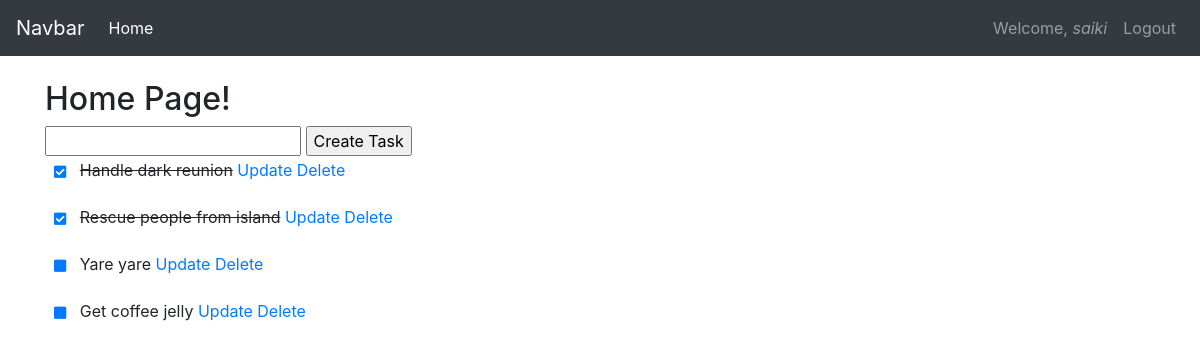
Screenshot of / (signed in) with the database file from the repository.
### task/models.py (models this page shows, shortened)
class Task(models.Model):
	title = models.CharField(max_length=150)
	complete = models.BooleanField(default=False)
	time = models.DateTimeField(auto_now_add=True)
	author = models.ForeignKey(User, on_delete=models.CASCADE)

### task/views.py (the view, shortened to what this page needs)
# urls.py: path('', TaskCreateView.as_view(), name='task-home'),
class TaskCreateView(LoginRequiredMixin, CreateView):
	model = Task
	fields = ['title']
	template_name = 'task/home.html'  # <app>/<model>_<viewtype>.html
	context_object_name = 'tasks'
	extra_context = {}
	def get_context_data(self, *args, **kwargs):
		extra_context = super(TaskCreateView, self).get_context_data(*args, **kwargs)
		extra_context['tasks'] = Task.objects.filter(author=self.request.user)
		return extra_context

### task/templates/task/home.html (shortened to what this page needs)
{% extends 'task/base.html' %}
{% block content %}
<h2>Home Page!</h2>
<form method="POST" action="/">
	{{ form.title }}
	<input type="submit" value="Create Task">
</form>
{% for task in tasks %}
<p>
	{% if task.complete == True %}
	<a href="{% url 'task-status' task.id %}" class="btn btn-sm" role="button"><i class="fas fa-check-square"></i></a>
	<s>{{ task.title }}</s>
	{% else %}
	<a href="{% url 'task-status' task.id %}" class="btn btn-sm" role="button"><i class="fas fa-square"></i></a>
	{{ task.title }}
	{% endif %}
	<a href="{% url 'task-update' task.id %}">Update</a>
	<a href="{% url 'task-delete' task.id %}">Delete</a>
</p>
{% endfor %}
{% endblock content %}

### task/templates/task/base.html (shortened to what this page needs)
{% load static %}
<!DOCTYPE html>
<html lang="en">
<head>
	<link rel="stylesheet" href="https://maxcdn.bootstrapcdn.com/bootstrap/4.0.0/css/bootstrap.min.css">
    <link rel="stylesheet" href="https://use.fontawesome.com/releases/v5.8.1/css/all.css">
	<link rel="stylesheet" type="text/css" href="{% static 'users/style.css' %}">
</head>
<body>
	<nav class="navbar navbar-expand-lg navbar-dark bg-dark">
		<a class="navbar-brand" href="#">Navbar</a>
		<div class="collapse navbar-collapse" id="navbarNav">
			<ul class="navbar-nav">
				<li class="nav-item active">
					<a class="nav-link" href="{% url 'task-home' %}">Home</a>
				</li>
			</ul>
			<div class="navbar-nav ml-auto">
				{% if user.is_authenticated %}
					<a class="nav-item nav-link" href="{% url 'profile' %}">Welcome, <i>{{ user.username }}</i></a>
					<a class="nav-item nav-link" href="{% url 'logout' %}">Logout</a>
				{% else %}
					<a class="nav-item nav-link" href="{% url 'login' %}">Login</a>
					<a class="nav-item nav-link" href="{% url 'register' %}">Register</a>
				{% endif %}
			</div>
		</div>
	</nav>
	<div class="container mt-4">
		{% block content %}
		{% endblock content %}
	</div>
</body>
</html>

### rows the page displays
Task: title "Handle dark reunion"
Task: title "Rescue people from island"
Task: title "Yare yare"
Task: title "Get coffee jelly"

### other values shown
{{ user.username }} "saiki"
